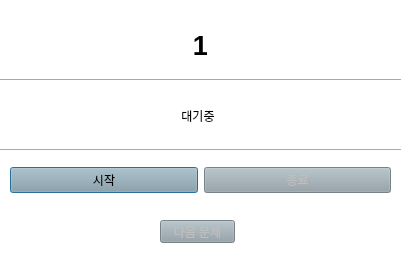
<?xml version="1.0" encoding="UTF-8"?>
<ui version="4.0">
 <class>Dialog</class>
 <widget class="QDialog" name="Dialog">
  <property name="geometry">
   <rect>
    <x>0</x>
    <y>0</y>
    <width>403</width>
    <height>266</height>
   </rect>
  </property>
  <property name="sizePolicy">
   <sizepolicy hsizetype="Fixed" vsizetype="Fixed">
    <horstretch>0</horstretch>
    <verstretch>0</verstretch>
   </sizepolicy>
  </property>
  <property name="minimumSize">
   <size>
    <width>403</width>
    <height>266</height>
   </size>
  </property>
  <property name="maximumSize">
   <size>
    <width>403</width>
    <height>266</height>
   </size>
  </property>
  <property name="baseSize">
   <size>
    <width>403</width>
    <height>266</height>
   </size>
  </property>
  <property name="windowTitle">
   <string>OPIc 연습기 - Test</string>
  </property>
  <property name="windowIcon">
   <iconset>
    <normaloff>data/winicon.jpg</normaloff>data/winicon.jpg</iconset>
  </property>
  <property name="styleSheet">
   <string notr="true">background-color:white</string>
  </property>
  <widget class="QLabel" name="LB_QuestionNum">
   <property name="geometry">
    <rect>
     <x>80</x>
     <y>30</y>
     <width>241</width>
     <height>31</height>
    </rect>
   </property>
   <property name="font">
    <font>
     <pointsize>20</pointsize>
     <weight>75</weight>
     <bold>true</bold>
    </font>
   </property>
   <property name="layoutDirection">
    <enum>Qt::LeftToRight</enum>
   </property>
   <property name="text">
    <string>1</string>
   </property>
   <property name="alignment">
    <set>Qt::AlignCenter</set>
   </property>
  </widget>
  <widget class="QLabel" name="LB_status">
   <property name="geometry">
    <rect>
     <x>170</x>
     <y>110</y>
     <width>56</width>
     <height>12</height>
    </rect>
   </property>
   <property name="text">
    <string>대기중</string>
   </property>
   <property name="alignment">
    <set>Qt::AlignCenter</set>
   </property>
  </widget>
  <widget class="Line" name="line">
   <property name="geometry">
    <rect>
     <x>0</x>
     <y>70</y>
     <width>401</width>
     <height>20</height>
    </rect>
   </property>
   <property name="styleSheet">
    <string notr="true"/>
   </property>
   <property name="orientation">
    <enum>Qt::Horizontal</enum>
   </property>
  </widget>
  <widget class="Line" name="line_2">
   <property name="geometry">
    <rect>
     <x>0</x>
     <y>140</y>
     <width>401</width>
     <height>20</height>
    </rect>
   </property>
   <property name="orientation">
    <enum>Qt::Horizontal</enum>
   </property>
  </widget>
  <widget class="QWidget" name="horizontalLayoutWidget">
   <property name="geometry">
    <rect>
     <x>10</x>
     <y>160</y>
     <width>381</width>
     <height>41</height>
    </rect>
   </property>
   <layout class="QHBoxLayout" name="horizontalLayout">
    <item>
     <widget class="QPushButton" name="BTN_start">
      <property name="toolTip">
       <string>문제 시작</string>
      </property>
      <property name="styleSheet">
       <string notr="true">background-color:rgb(144, 159, 166)</string>
      </property>
      <property name="text">
       <string>시작</string>
      </property>
     </widget>
    </item>
    <item>
     <widget class="QPushButton" name="BTN_complete">
      <property name="enabled">
       <bool>false</bool>
      </property>
      <property name="toolTip">
       <string>문제 종료</string>
      </property>
      <property name="styleSheet">
       <string notr="true">background-color:rgb(144, 159, 166)</string>
      </property>
      <property name="text">
       <string>종료</string>
      </property>
     </widget>
    </item>
   </layout>
  </widget>
  <widget class="QPushButton" name="BTN_Next">
   <property name="enabled">
    <bool>false</bool>
   </property>
   <property name="geometry">
    <rect>
     <x>160</x>
     <y>220</y>
     <width>75</width>
     <height>23</height>
    </rect>
   </property>
   <property name="styleSheet">
    <string notr="true">background-color:rgb(144, 159, 166)</string>
   </property>
   <property name="text">
    <string>다음 문제</string>
   </property>
  </widget>
 </widget>
 <resources/>
 <connections/>
</ui>
